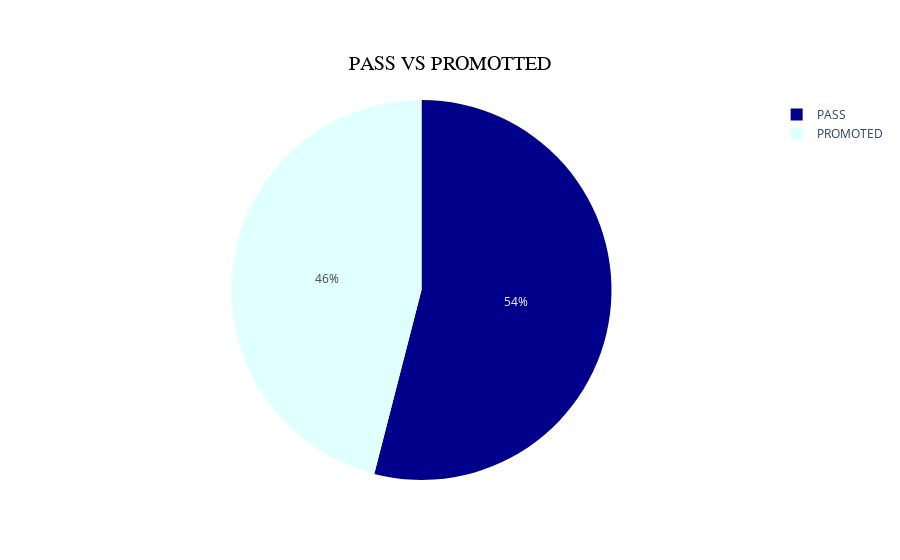

Here is the notebook cell this chart was saved with:
### Markdown cell above
##### Overall passing and Failling percentage of students

### Code cell
fig=px.pie(values=data['result'].value_counts().values,names=data['result'].value_counts().index,
          title='PASS VS PROMOTTED',color=data['result'].value_counts().index,color_discrete_map={'PASS': 'darkblue',
    'PROMOTED': 'lightcyan'})
fig.update_layout(
    title='PASS VS PROMOTTED',
    title_font=dict(size=20, family='Arial', color='black'),
    title_y=0.9,# Adjust title position closer to the top
    title_x=0.5,
)
fig.show()

### Figure 1 — Plotly figure (JSON) as saved in the notebook; plotly's stock layout.template omitted (floating-point values rounded to 4 significant figures)
{"data": [{"customdata": [["PASS"], ["PROMOTED"]], "domain": {"x": [0, 1], "y": [0, 1]}, "hovertemplate": "label=%{label}<br>value=%{value}<br>color=%{customdata[0]}<extra></extra>", "labels": ["PASS", "PROMOTED"], "legendgroup": "", "marker": {"colors": ["darkblue", "lightcyan"]}, "name": "", "showlegend": true, "type": "pie", "values": [162, 138]}], "layout": {"autosize": true, "legend": {"tracegroupgap": 0}, "title": {"font": {"color": "black", "family": "Arial", "size": 20}, "text": "PASS VS PROMOTTED", "x": 0.5, "y": 0.9}}}
